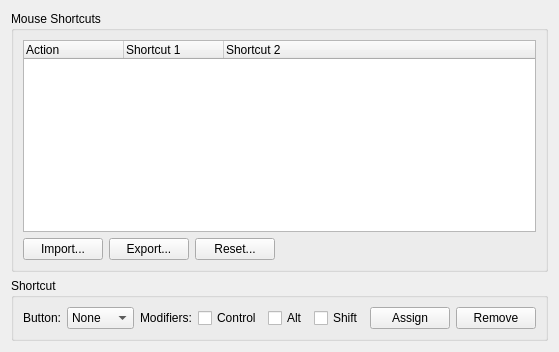
   <widget class="QWidget" name="tabMouse">
    <attribute name="title">
     <string>Mouse</string>
    </attribute>
    <layout class="QVBoxLayout" name="verticalLayout_10">
     <item>
      <layout class="QVBoxLayout" name="verticalLayout_9">
       <item>
        <widget class="QGroupBox" name="MouseShortcutsTableGroup">
         <property name="title">
          <string>Mouse Shortcuts</string>
         </property>
         <layout class="QVBoxLayout" name="verticalLayout_11">
          <item>
           <layout class="QVBoxLayout" name="verticalLayout_12">
            <item>
             <widget class="QTreeWidget" name="mouseTree">
              <property name="rootIsDecorated">
               <bool>false</bool>
              </property>
              <property name="uniformRowHeights">
               <bool>true</bool>
              </property>
              <column>
               <property name="text">
                <string>Action</string>
               </property>
              </column>
              <column>
               <property name="text">
                <string>Shortcut 1</string>
               </property>
              </column>
              <column>
               <property name="text">
                <string>Shortcut 2</string>
               </property>
              </column>
             </widget>
            </item>
            <item>
             <layout class="QHBoxLayout" name="horizontalLayout_13">
              <item>
               <widget class="QPushButton" name="MouseImportButton">
                <property name="text">
                 <string>Import...</string>
                </property>
               </widget>
              </item>
              <item>
               <widget class="QPushButton" name="MouseExportButton">
                <property name="text">
                 <string>Export...</string>
                </property>
               </widget>
              </item>
              <item>
               <widget class="QPushButton" name="mouseReset">
                <property name="text">
                 <string>Reset...</string>
                </property>
               </widget>
              </item>
              <item>
               <spacer name="horizontalSpacer_6">
                <property name="orientation">
                 <enum>Qt::Horizontal</enum>
                </property>
                <property name="sizeHint" stdset="0">
                 <size>
                  <width>40</width>
                  <height>20</height>
                 </size>
                </property>
               </spacer>
              </item>
             </layout>
            </item>
           </layout>
          </item>
         </layout>
        </widget>
       </item>
      </layout>
     </item>
     <item>
      <widget class="QGroupBox" name="MouseShortcutGroup">
       <property name="title">
        <string>Shortcut</string>
       </property>
       <layout class="QHBoxLayout" name="horizontalLayout_12">
        <item>
         <layout class="QHBoxLayout" name="horizontalLayout_14">
          <item>
           <widget class="QLabel" name="label_11">
            <property name="text">
             <string>Button:</string>
            </property>
           </widget>
          </item>
          <item>
           <widget class="QComboBox" name="mouseButton">
            <item>
             <property name="text">
              <string>None</string>
             </property>
            </item>
            <item>
             <property name="text">
              <string>Left</string>
             </property>
            </item>
            <item>
             <property name="text">
              <string>Middle</string>
             </property>
            </item>
            <item>
             <property name="text">
              <string>Right</string>
             </property>
            </item>
           </widget>
          </item>
          <item>
           <widget class="QLabel" name="label_12">
            <property name="text">
             <string>Modifiers:</string>
            </property>
           </widget>
          </item>
          <item>
           <widget class="QCheckBox" name="mouseControl">
            <property name="text">
             <string>Control</string>
            </property>
           </widget>
          </item>
          <item>
           <widget class="QCheckBox" name="mouseAlt">
            <property name="text">
             <string>Alt</string>
            </property>
           </widget>
          </item>
          <item>
           <widget class="QCheckBox" name="mouseShift">
            <property name="text">
             <string>Shift</string>
            </property>
           </widget>
          </item>
          <item>
           <widget class="QPushButton" name="mouseAssign">
            <property name="text">
             <string>Assign</string>
            </property>
           </widget>
          </item>
          <item>
           <widget class="QPushButton" name="mouseRemove">
            <property name="text">
             <string>Remove</string>
            </property>
           </widget>
          </item>
         </layout>
        </item>
       </layout>
      </widget>
     </item>
    </layout>
   </widget>
